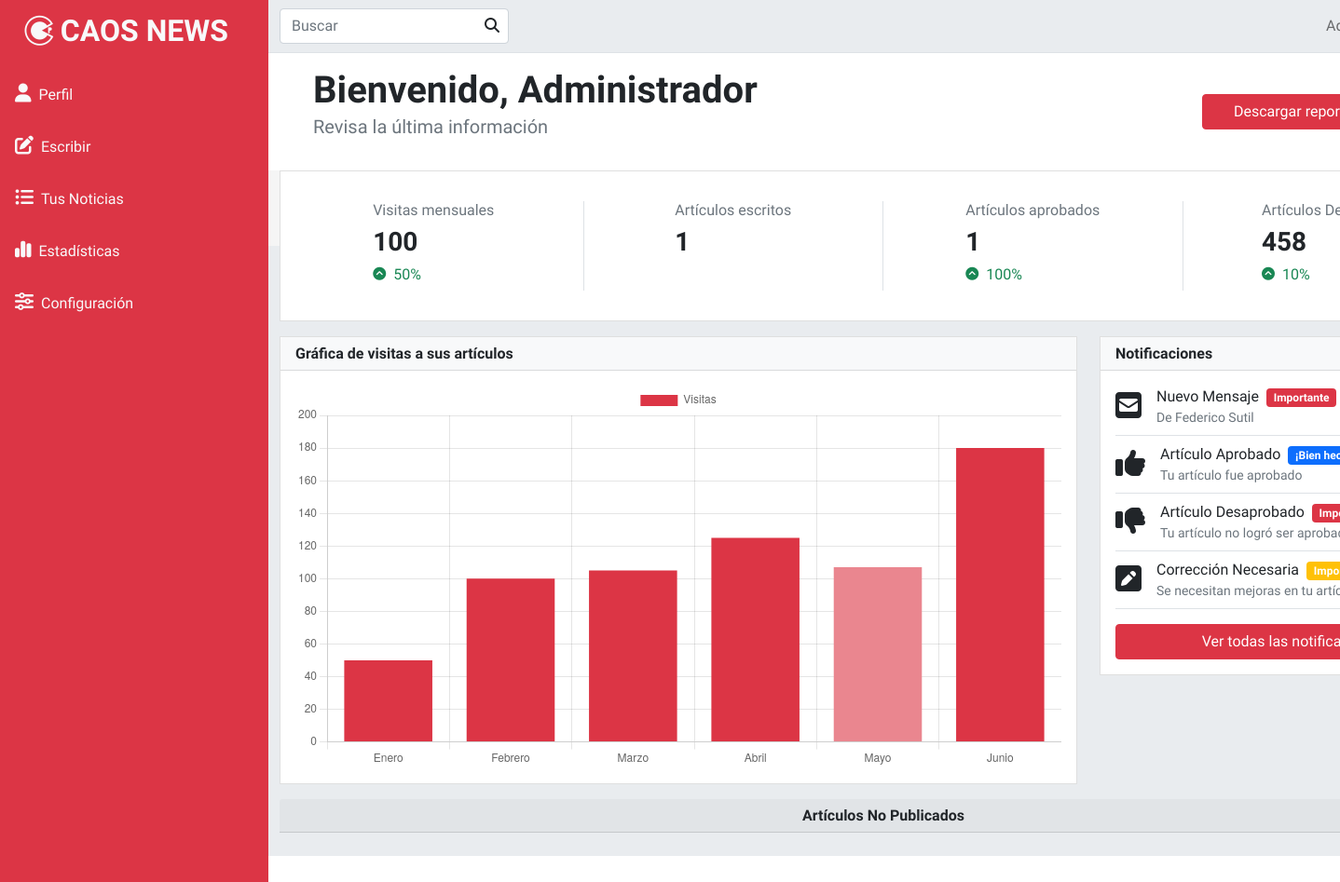
The app's page /panel/ (signed in), older data.
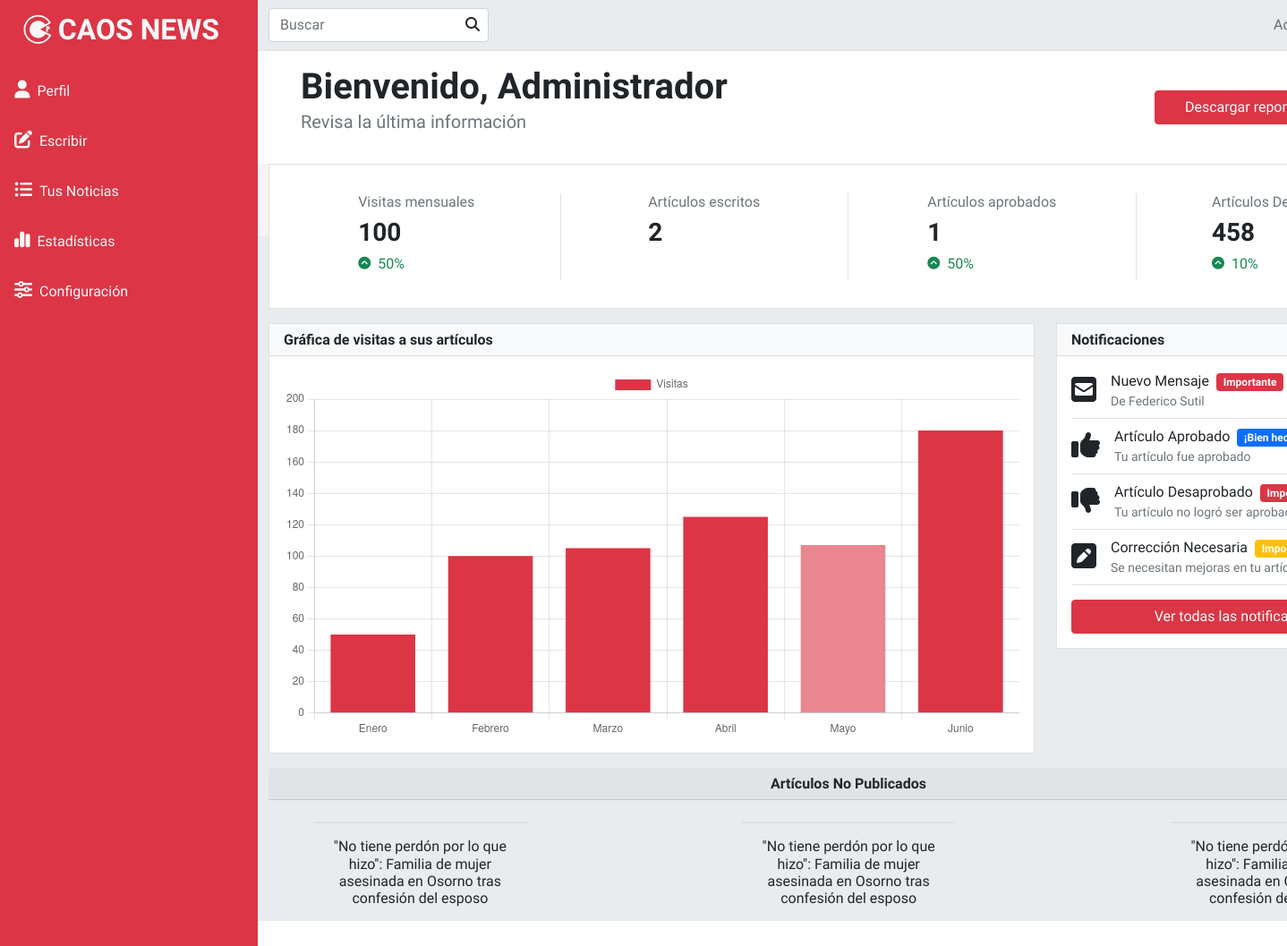
The same page, newer data.
### webcaosnews/models.py (models this page shows, shortened)
class Noticias(models.Model):
    id_noticia = models.AutoField(primary_key=True),
    usuario = models.CharField(max_length=60,default='--')
    autor = models.CharField(max_length=80,default='--')
    titulo = models.CharField(max_length=100)
    portada = models.ImageField(upload_to='fotos/%Y/%m/%d/',null=False,default='fotos/defecto.png')
    categoria = models.ForeignKey(Categoria,on_delete=models.CASCADE)
    ubicacion = models.ForeignKey(Regiones,on_delete=models.CASCADE)
    contenido = tinymce_models.HTMLField(null=False)
    etiquetas = models.CharField(max_length=150)
    fecha = models.DateField(("Fecha"), default=datetime.date.today)
    aprobada = models.BooleanField(default=False)
    comentario = models.TextField(default='--')

### webcaosnews/views.py (the view)
# urls.py: path('panel/',panel,name='panel'),
@login_required(login_url='/login/')
def panel(request):
    usu = request.user.username  # recuperar nombre de usuario
    noticias = Noticias.objects.filter(usuario=usu, aprobada=False).order_by('-fecha')
    cantidadNoticias = Noticias.objects.filter(usuario=usu).count()
    cantidadNoticiasAprobadas = Noticias.objects.filter(usuario=usu, aprobada=True).count()
    cantidad = cantidad_no_publicados(usu)
    coeficiente = cantidadNoticiasAprobadas / cantidadNoticias
    porcentaje = round(coeficiente * 100)
    contexto = {"noticias": noticias, "cantidad": cantidad, "cantidadNoticias": cantidadNoticias, "cantidadNoticiasAprobadas": cantidadNoticiasAprobadas, "porcentaje": porcentaje}
    return render(request, "panel/panel.html", contexto)

### webcaosnews/views.py (called while the page is built)
def cantidad_no_publicados(usuario):
    cantidad = Noticias.objects.filter(
        usuario=usuario, aprobada=False).count()
    return cantidad

### webcaosnews/templates/panel/panel.html (shortened to what the changed rows need)
{% extends "panel/basePanel.html" %}
{%load static %}
{% block css %}
<link rel="stylesheet" href="{% static 'css/owl.carousel.min.css' %}">
<link rel="stylesheet" href="{% static 'css/owl.theme.default.css' %}">
{% endblock css %}
{% block contenido %}
<div id="content">
    <section class="py-3">
        <div class="container-fluid">
            <div class="row">
                <div class="col-lg-9 ps-5">
                    <h1 class="fw-bold mb-0">Bienvenido, {{user.first_name}} </h1>
                </div>
            </div>
        </div>
    </section>
    <section class="bg-mix">
        <div class="container">
            <div class="card rounded-0">
                <div class="card-body">
                    <div class="row">
                        <div class="col-lg-3 col-md-6 d-flex stat my-3">
                            <div class="mx-auto">
                                <h6 class="text-muted">Artículos escritos</h6>
                                <h3 class="fw-bold">{{cantidadNoticias}}</h3>
                            </div>
                        </div>
                        <div class="col-lg-3 col-md-6 d-flex stat my-3">
                            <div class="mx-auto">
                                <h6 class="text-muted">Artículos aprobados</h6>
                                <h3 class="fw-bold">{{cantidadNoticiasAprobadas}}</h3>
                                <h6 class="text-success fw-light"><i
                                        class="fa-solid fa-circle-chevron-up fa-sm me-2"></i>{{porcentaje}}%</h6>
                            </div>
                        </div>
                    </div>
                </div>
            </div>
        </div>
    </section>
    <section class="bg-gris">
        <div class="container">
            <div class="row">
                <div class="col-lg-4 my-3">
                    <div class="card rounded-0">
                        <div class="card-body pt-2">
                            <div class="d-flex border-bottom py-2">
                                <div class="me-3 d-flex">
                                    <h2 class="mb-0 align-self-center"><i class="fa-solid fa-square-envelope"></i></h2>
                                </div>
                            </div>
                            <div class="d-flex border-bottom py-2">
                                <div class="me-3 d-flex">
                                    <h2 class="mb-0 align-self-center"><i class="fa-solid fa-thumbs-up"></i>
                                    </h2>
                                </div>
                            </div>
                            <div class="d-flex border-bottom py-2">
                                <div class="me-3 d-flex">
                                    <h2 class="mb-0 align-self-center"><i class="fa-solid fa-thumbs-down"></i>
                                    </h2>
                                </div>
                            </div>
                            <div class="d-flex border-bottom py-2 mb-3">
                                <div class="me-3 d-flex">
                                    <h2 class="mb-0 align-self-center"><i class="fa-solid fa-square-pen"></i>
                                    </h2>
                                </div>
                            </div>
                        </div>
                    </div>
                </div>
            </div>
        </div>
        <div class="articulos">
            <div class="container">
                <h6 class="card-header text-center mb-4 fw-bold">Artículos No Publicados</h6>
                <div class="owl-carousel owl-theme">
                    {% for reg in noticias%}
                    <div class="item">
                        <div class="card">
                        </div>
                        <div class="card-body">
                            <h5 class="card-text fs-6 text fw-normal text-center">{{reg.titulo}}</h5>
                        </div>
                    </div>
                    {% endfor %}
                </div>
            </div>
        </div>
    </section>
</div>
{% endblock contenido %}
{% block script_final %}
<script>
    const myChart = new Chart(
        document.getElementById('myChart'),
        config
    );
</script>
{% endblock script_final %}

Row changes from the older to the newer data that the page shows:
added Noticias: titulo "\"No tiene perdón por lo que hizo\": Familia de mujer asesinada en Osorno tras confesión del esposo"
Text that changed along with them:
{{ cantidadNoticias }}: "1" → "2"
{{ porcentaje }}: "100" → "50"
